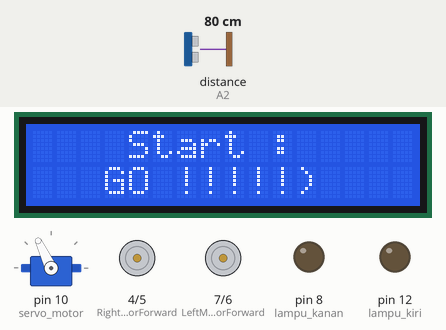
Bench run of a sketch on a simulated Arduino Uno, built with avr-gcc and run on an emulated ATmega328P. Parts: 16×2 character LCD, servo, motor-driver pin pairs drawn as motors (green arrow = first pin HIGH = forward, orange = second pin HIGH = backward, longer = more drive), output pins drawn as LEDs (lit = HIGH). The inputs (shaded band) are chosen by the test bench; at power-on: distance to the obstacle (sensor on A2) 80 cm. The echo pulse lasts 58.3 µs per cm.

Above: at 6.2 s.
At 10.0 s:
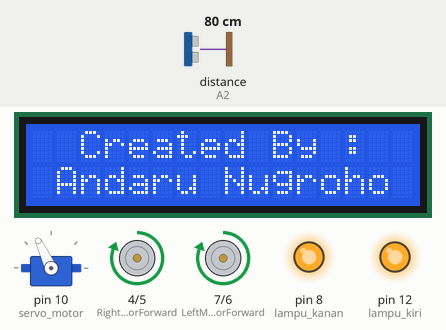
10.1 s: distance to the obstacle (sensor on A2) set to 38 cm
11.6 s: distance to the obstacle (sensor on A2) set to 32 cm
At 13.2 s:
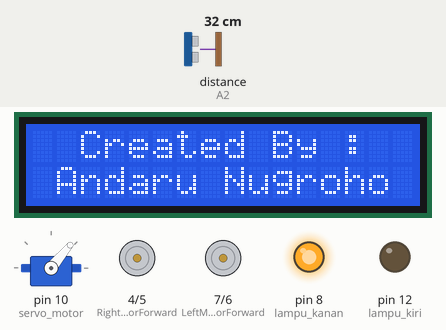
16.7 s: distance to the obstacle (sensor on A2) set to 35 cm
19.7 s: distance to the obstacle (sensor on A2) set to 60 cm
22.7 s: distance to the obstacle (sensor on A2) set to 2 cm
At 25.3 s:
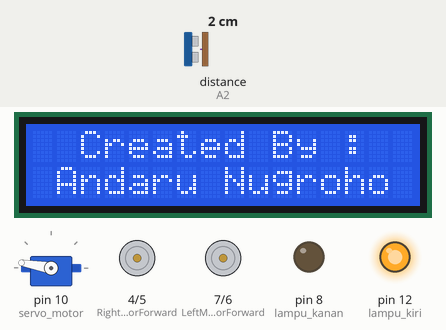
Timing chart, 0 to 26.7 s (numbered marks = the images above; inputs shaded):
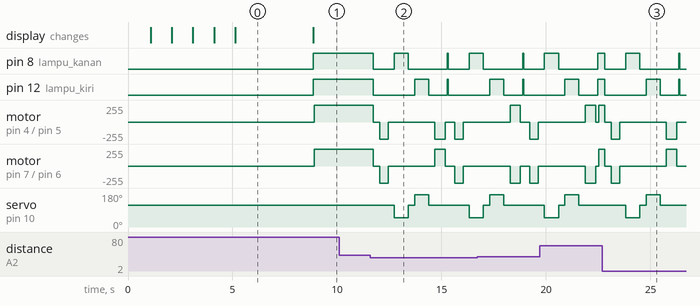

The sketch:

RC_Obstacle_Avoiding_with_L298N.ino
```cpp
/*Program ini dibuat oleh Andaru Nugroho (30 Agustus 2021)
 * sertakan watermark (sumber) ini apabila ingin melakukan pemrograman
 * menyertakan credit by telah menghargai hasil orang lain
 * terimakasih
 */


#include <Servo.h>          //Servo motor library. This is standard library
#include <NewPing.h>        //Ultrasonic sensor function library. You must install this library
#include <Wire.h>
#include <LiquidCrystal_I2C.h>
LiquidCrystal_I2C lcd(0x27, 16, 2);

//our L298N control pins
const int LeftMotorForward = 7;
const int LeftMotorBackward = 6;
const int RightMotorForward = 4;
const int RightMotorBackward = 5;

//sensor pins
#define trig_pin A1 //analog input 1
#define echo_pin A2 //analog input 2

#define maximum_distance 200
boolean goesForward = false;
int distance = 100;

NewPing sonar(trig_pin, echo_pin, maximum_distance); //sensor function
Servo servo_motor; //our servo name


void setup(){

  lcd.begin();
  lcd.backlight();
  lcd.setCursor(4,0);
  lcd.print("Start :");
  lcd.setCursor(3,1);
  lcd.print("5  (Five)");
  delay(1000);
  lcd.setCursor(3,1);
  lcd.print("4  (Four)");
  delay(1000);
  lcd.setCursor(3,1);
  lcd.print("3 (Three)");
  delay(1000);
  lcd.setCursor(3,1);
  lcd.print("2   (Two)");
  delay(1000);
  lcd.setCursor(3,1);
  lcd.print("1   (One)");
  delay(1000);
  lcd.setCursor(3,1);
  lcd.print("GO !!!!!");
  delay(1000);


  pinMode(8, OUTPUT); //lampu kanan
  pinMode(12, OUTPUT); //lampu kiri
  pinMode(RightMotorForward, OUTPUT);
  pinMode(LeftMotorForward, OUTPUT);
  pinMode(LeftMotorBackward, OUTPUT);
  pinMode(RightMotorBackward, OUTPUT);

  servo_motor.attach(10); //our servo pin

  servo_motor.write(115);
  delay(2000);
  distance = readPing();
  delay(100);
  distance = readPing();
  delay(100);
  distance = readPing();
  delay(100);
  distance = readPing();
  delay(100);
}

void loop(){

  lcd.setCursor(2,0);
  lcd.print("Created By :");
  lcd.setCursor(1,1);
  lcd.print("Andaru Nugroho");

  digitalWrite(8, HIGH); //lampu kanan
  digitalWrite(12, HIGH); //lampu kiri
  digitalWrite(1, HIGH); //lampu mundur
  int distanceRight = 0;
  int distanceLeft = 0;
  delay(50);

  if (distance <= 35){
    moveStop();
    delay(300);
    moveBackward();
    delay(400);
    moveStop();
    delay(300);
    distanceRight = lookRight();
    delay(300);
    distanceLeft = lookLeft();
    delay(300);

    if (distance >= distanceLeft){
      turnRight();
      moveStop();
    }
    else{
      turnLeft();
      moveStop();
    }
  }
  else{
    moveForward();
  }
    distance = readPing();
}

int lookRight(){
  digitalWrite(8, HIGH); //lampu kanan
  servo_motor.write(50);
  delay(500);
  int distance = readPing();
  delay(100);
  servo_motor.write(115);
  digitalWrite(8, LOW); //lampu kanan
  return distance;
}

int lookLeft(){
  digitalWrite(12, HIGH); //lampu kiri
  servo_motor.write(170);
  delay(500);
  int distance = readPing();
  delay(100);
  servo_motor.write(115);
  digitalWrite(12, LOW); //lampu kiri
  return distance;
  delay(100);
}

int readPing(){
  delay(70);
  int cm = sonar.ping_cm();
  if (cm==0){
    cm=250;
  }
  return cm;
  digitalWrite(8, HIGH); //lampu kanan
  digitalWrite(12, HIGH); //lampu kiri
  delay(400);
  digitalWrite(8, LOW); //lampu kanan
  digitalWrite(12, LOW); //lampu kiri
  delay(400);
}

void moveStop(){
  digitalWrite(8, LOW); //lampu kanan
  digitalWrite(12, LOW); //lampu kiri
  digitalWrite(1, HIGH); //lampu mundur
  digitalWrite(RightMotorForward, LOW);
  digitalWrite(LeftMotorForward, LOW);
  digitalWrite(RightMotorBackward, LOW);
  digitalWrite(LeftMotorBackward, LOW);
  digitalWrite(1, LOW); //lampu mundur
}

void moveForward(){

  if(!goesForward){

    goesForward=true;

    digitalWrite(LeftMotorForward, HIGH);
    digitalWrite(RightMotorForward, HIGH);

    digitalWrite(LeftMotorBackward, LOW);
    digitalWrite(RightMotorBackward, LOW);
  }
}

void moveBackward(){

  goesForward=false;
  digitalWrite(1, HIGH); //lampu mundur
  digitalWrite(LeftMotorBackward, HIGH);
  digitalWrite(RightMotorBackward, HIGH);

  digitalWrite(LeftMotorForward, LOW);
  digitalWrite(RightMotorForward, LOW);

}

void turnRight(){
  digitalWrite(8, LOW); //lampu kanan

  digitalWrite(LeftMotorForward, HIGH);
  digitalWrite(RightMotorBackward, HIGH);

  digitalWrite(LeftMotorBackward, LOW);
  digitalWrite(RightMotorForward, LOW);

  delay(500);

  digitalWrite(LeftMotorForward, HIGH);
  digitalWrite(RightMotorForward, HIGH);

  digitalWrite(LeftMotorBackward, LOW);
  digitalWrite(RightMotorBackward, LOW);


}

void turnLeft(){
  digitalWrite(12, LOW); //lampu kiri
  digitalWrite(LeftMotorBackward, HIGH);
  digitalWrite(RightMotorForward, HIGH);

  digitalWrite(LeftMotorForward, LOW);
  digitalWrite(RightMotorBackward, LOW);

  delay(500);

  digitalWrite(LeftMotorForward, HIGH);
  digitalWrite(RightMotorForward, HIGH);

  digitalWrite(LeftMotorBackward, LOW);
  digitalWrite(RightMotorBackward, LOW);
}
```

Measured:
- the behaviour switches between 36 and 35 cm on distance to the obstacle (sensor on A2) (found by bisection; images 1 and 2)
- after the input at 10.1 s, every drawn part: stays the same
- after the input at 11.6 s, pin 8 (lampu_kanan): goes LOW 1.0 s, HIGH 0.67 s, LOW 1.9 s, HIGH 0.05 s, LOW 1.0 s, then HIGH, starting after 0.14 s; pin 12 (lampu_kiri): goes LOW 2.0 s, HIGH 0.67 s, LOW 0.90 s, HIGH 0.05 s, then LOW, starting after 0.14 s
- after the input at 22.7 s, pin 8 (lampu_kanan): goes LOW 1.0 s, HIGH 0.67 s, LOW 1.9 s, HIGH 0.05 s, then LOW, starting after 0.12 s; pin 12 (lampu_kiri): goes LOW 2.0 s, HIGH 0.67 s, LOW 0.90 s, HIGH 0.05 s, then LOW, starting after 0.12 s
- what the display in image 0 shows lasts 3.8 s, from 5.1 s to 8.9 s
